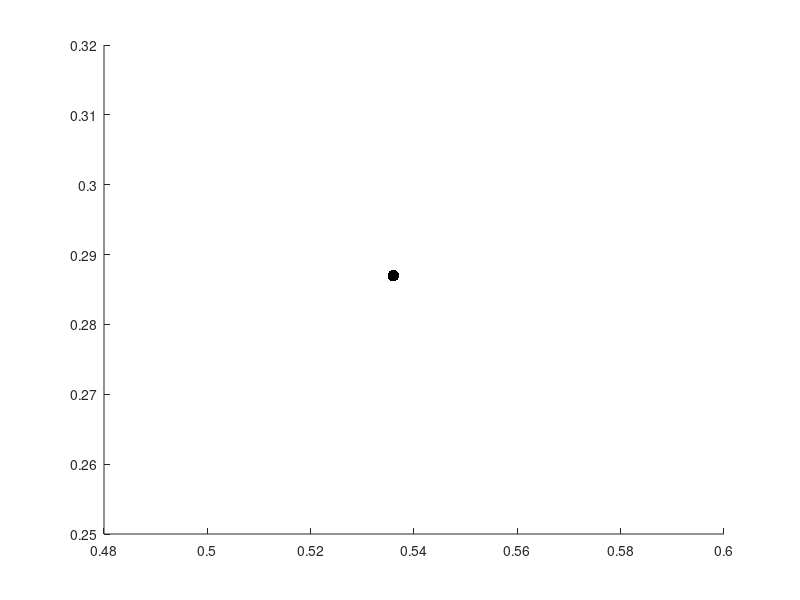

Source code (MATLAB): (Note: this script raises an error after producing the figure.)
%% SETUP
% parameter values p = (r1, r2, beta1, beta2, q1, q2, m, e)
% order as in paper (see rhs file)
m     = 0.790;
r1    = 0.836;
e     = 0.948;
q1    = 0.772;
aq    = 0.660;
q2    = 1.084;
beta2 = 0.896;
r2    = 0.126;
beta1 = 7.8;  % repulsive focus, below curve mu

beta1 = 7.81; q2 = 1.5; r2 = 0.3;

% initial values, parameters
a = 0.286975;
x0_1 = [a ; a ; r1-r2];
x0_2 = x0_1 + [0.001 ; 0.0001 ; 0]; %% disturbed
p = [r1, r2, beta1, beta2, q1, q2, m, e, aq];

tspan = [0 100];
X_plot = linspace(tspan(1), tspan(end), 1000);
fignum = 1000;
figure(fignum); clf; hold('on');

% solver selection and configuration
intEuler  = @explEuler; % @implEuler; 
intMatlab = @ode45;
intIfdiff = intMatlab;
intOptions = odeset('reltol', 1e-5, 'abstol', 1e-5, 'MaxStep', 0.5);
eulerStep  = 1e-7;
plotit = @plotter;

% select what to do
doEuler        = true;   % false loads from file
doMatlab       = true;
doIfdiff       = true;
doTransformed  = false;
doErrorplot    = true; % compare ifdiff and original

% name generators
nameIfdiff = @(f) sprintf('ifdiff/%s', func2str(f));
namePlain  = @(f) sprintf('plain %s' , func2str(f));

%% Mark the initial point
if true
   xx = x0_1;
   hStart = plot3(xx(3), xx(2), xx(1), 'k.', 'MarkerSize', 25, 'DisplayName', 'x_0');
end

%% Plain integration, no treatment of switches
if doMatlab
   fprintf('Integrating with plain %s ...\n', func2str(intMatlab))
   figure(fignum);
   th = tic();
   sol_matlab = intMatlab(@(t,x) pprhs(t,x,p), tspan, x0_1, intOptions);
   time_matlab = toc(th); fprintf('%s took %g s\n', func2str(intMatlab), time_matlab);
   X_matlab = X_plot;
   Y_matlab = deval(sol_matlab, X_matlab);
   linewidth = 1.0;
   hMatlab = plotit(fignum, X_matlab, Y_matlab, 'r', namePlain(intMatlab), linewidth);
end

%% IFDIFF
if doIfdiff
   fprintf('Integrating with IFDIFF/%s ...\n', func2str(intIfdiff))
   figure(fignum);
   datahandle = prepareDatahandleForIntegration('pprhs', 'solver', func2str(intIfdiff), 'options', intOptions);
   th = tic();
   sol_ifdiff = solveODE(datahandle, tspan, x0_1, p);
   time_ifdiff = toc(th); fprintf('IFDIFF took %g s\n', time_ifdiff);
   X_ifdiff = X_plot;
   Y_ifdiff = deval(sol_ifdiff, X_ifdiff);
   linewidth = 3.0;
   hIFDIFF = plotit(fignum, X_ifdiff, Y_ifdiff, 'g', nameIfdiff(intIfdiff), linewidth);
end


%% EULER Integration
if doEuler
   fprintf('Integrating with integrator %s...\n', func2str(intEuler))
   figure(fignum);
   th = tic();
   sol_euler = intEuler(@(t,x) pprhs(t,x,p), tspan, x0_1, eulerStep);
   time_euler = toc(th); fprintf('Euler took %g s\n', time_euler);
else
   fname = sprintf('sol_euler_%.0e.mat', eulerStep);
   fprintf('Loading sol_euler from file %s\n', fname);
   tmp = load(fname, 'sol_euler');
   sol_euler = tmp.sol_euler;
   doEuler = true;
end
X_euler = X_plot;
Y_euler = transpose(interp1(sol_euler.x, transpose(sol_euler.y), X_euler));
linewidth = 2.0;
hEuler = plotit(fignum, X_euler, Y_euler, 'c', namePlain(intEuler), linewidth);


%%
if false
   hPlane = fitplane(Y_ifdiff);
end

%% TRANSFORMED SYSTEM
if doTransformed
   error('Don''t do that!');
   myfig = figure(fignum); clf(myfig);
   solA = intMatlab(@(t,x) pprhs5(t,x,p), tspan, x0_1, intOptions);
   solB = intMatlab(@(t,x) pprhs5(t,x,p), tspan, x0_2, intOptions);
   xA=solA.x; yA=solA.y; xB=solB.x; yB=solB.y;
   plotit(myfig, xA, yA, 'b');
   plotit(myfig, xB, yB, 'g');
   xlabel('y1'); ylabel('y2'); zlabel('y3');
   fitplane(yB)
   set(gca, 'YDir','reverse')
   height = 1200;
   width = 1920;
   set(myfig, 'Units', 'pixels', 'Position', [0, 0, width, height])
end

% %% LABELS
% if doMatlab || doIfdiff || doTransformed
%     datalabels = {};
%     if doMatlab,      datalabels{end+1} = ['plain ', func2str(intMatlab)]; end
%     if doIfdiff,      datalabels{end+1} = ['ifdiff+',func2str(intIfdiff)];  end
%     if doTransformed, datalabels{end+1} = 'Transformed';                    end
%     legend(datalabels{:});
% end

%% ANALYSIS
if doErrorplot
   if (doIfdiff && doMatlab)
      fignum = fignum + 1; errorPlot(fignum, X_plot, Y_ifdiff, Y_matlab, nameIfdiff(intIfdiff), namePlain(intMatlab))
   end
   if (doMatlab && doEuler)
      fignum = fignum + 1; errorPlot(fignum, X_plot, Y_matlab, Y_euler , namePlain(intMatlab) , namePlain(intEuler));
   end
   if (doIfdiff && doEuler)
      fignum = fignum + 1; errorPlot(fignum, X_plot, Y_ifdiff, Y_euler , nameIfdiff(intIfdiff), namePlain(intEuler));
   end
end

% FINITO
return



%% HELPERS
function h = fitplane(YY)
   x = YY(3,:);
   y = YY(2,:);
   z = YY(1,:);
   idx = x > 3; 
   xx = x(idx)'; yy=y(idx)'; zz=z(idx)';  % selecting points
   DM = [xx, yy, ones(size(zz))];  % fitting
   B = DM\zz;                      % fitting 
   [X,Y] = meshgrid(linspace(min(x)*1.02,max(x)*1.02,50), linspace(min(y)*1.00,max(y)*1.02,50));
   %[X,Y] = meshgrid(linspace(min(x)-3,max(x)+3,50), linspace(min(y)-0.5,max(y)+0.5,50));
   Z = B(1)*X + B(2)*Y + B(3)*ones(size(X)) - 0.01;
   h = surf(X, Y, Z, 'DisplayName', 'switching manifold');
   set(h,'FaceColor',[0 0.4 1],'FaceAlpha',0.15,'EdgeColor','none');
end


function errorPlot(fignum, x1, y1, y2, intname1, intname2)
   figure(fignum); clf(fignum);
%    ydiff = vecnorm(y2 - y1, 2);
   ydiff = calcDiff(y1, y2);
   semilogy(x1, ydiff, 'LineWidth', 1.0);
   xlabel('t');
   ylabel('||y||_2');
   title(sprintf('difference %s and %s', intname1, intname2));
   drawnow
end



function h = plotter(fignum, x, y, color, name, lw)
   figure(fignum); hold on;
   h = plot3(y(3,:), y(2,:), y(1,:), 'Color', color, 'LineWidth', lw, 'DisplayName', name);
%    view([166 12]); 
   view([97 51]);
   grid on;
   box on;
   xlabel('Predator');
   ylabel('Prey 2');
   zlabel('Prey 1');
   legend('location', 'northeast');
   drawnow
   pause(1.0);
   set(fignum, 'Position', [200  250  750  375]);
end


function sol = explEulerFull(rhs, tspan, x0, stepsize)
    xdim = length(x0);  % get dimension
    T = linspace(tspan(1), tspan(end), (tspan(end)-tspan(1))/stepsize);
    stepcount = length(T);
    X = zeros(xdim, stepcount);
    X(:,1) = reshape(x0, [], 1); 
    for i=2:stepcount
       X(:,i) = X(:,i-1) + stepsize * rhs(T(i), X(:,i-1));
       if ~mod(i/stepcount, 0.1), fprintf('.'); end
    end
    fprintf('\n')
    sol.x = T;
    sol.y = X;
end


function sol = explEuler(rhs, tspan, x0, stepsize)
   xdim = length(x0);  % get dimension
   % T = linspace(tspan(1), tspan(end), (tspan(end)-tspan(1))/stepsize);
   stepcount = (tspan(end)-tspan(1))/stepsize;
   sfac = 0.001; % store factor
   X = zeros(xdim, ceil(stepcount*sfac)+1);
   Xi = reshape(x0, [], 1); 
   X(:,1) = Xi;
   k = 2; nextout = ceil(1 / sfac);
   for i=2:stepcount
      Xi = Xi + stepsize * rhs(i*stepsize, Xi);
      if (i == nextout)
         X(:,k) = Xi; k = k + 1; 
         nextout = nextout + ceil(1 / sfac);
         if ~mod(i/stepcount, 0.1), fprintf('.'); end
      end
   end
   fprintf('\n')
   T = linspace(tspan(1), tspan(end), ceil(stepcount*sfac)+1);
   sol.x = T;
   sol.y = X;
end


function sol = implEuler(rhs, tspan, x0, stepsize)
   xdim = length(x0);  % get dimension
   % T = linspace(tspan(1), tspan(end), (tspan(end)-tspan(1))/stepsize);
   stepcount = (tspan(end)-tspan(1))/stepsize;
   sfac = 0.001; % store factor
   X = zeros(xdim, ceil(stepcount*sfac)+1);
   Xi = reshape(x0, [], 1); 
   X(:,1) = Xi;
   k = 2; nextout = ceil(1 / sfac);
   fsolveopts = optimoptions(@fsolve, 'Display', 'off', 'maxiter', 100);
   for i=2:stepcount
      g = @(x) x - Xi - stepsize*rhs(i*stepsize, x);
      Xi = fsolve(g, Xi, fsolveopts);
      if (i == nextout)
         X(:,k) = Xi; k = k + 1; 
         nextout = nextout + ceil(1 / sfac);
         if ~mod(i/stepcount, 0.1), fprintf('.'); end
      end
   end
   fprintf('\n')
   T = linspace(tspan(1), tspan(end), ceil(stepcount*sfac)+1);
   sol.x = T;
   sol.y = X;
end


function diffnorm = calcDiff(yA, yB)
  % laufe durch x-koordinate von yA, und finde nächstgelegene x-Koordinatein yB
  % vergleiche damit.
  % Ansatz: 1) Durchlaufe x von yA in Index i
  %         2) Suche nächstgelegenes x in yB, ausgehend von x(i-100) bi2 y(i+100) in yV
  len = length(yA);
  diffnorm = zeros(len, 1);
  for i = 1:len
     y = yA(:, i);
     % suche passendes x in yB, um den aktuellen Punkt herum
     window = 250;
     j0 = max(1, i-window);
     jf = max(len, j0+window);
     jidx = j0:jf;
     tmpdiff = yB(:, jidx) - repmat(y, [1, length(jidx)]);
     tmpdiff = vecnorm(tmpdiff,2,1);
     diffnorm(i) = min(tmpdiff);
     if ~mod(i, floor(len/10)), fprintf('x'); end
     diffnorm(i) = diffnorm(i) / norm(y);
  end

end
